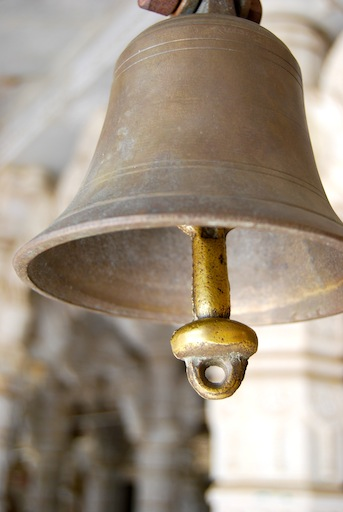
#> input picture A2_resources/bell.jpg, 343 x 512 px, found by its file name
$ jupyter execute q1_1.ipynb   (shell and % lines are left out)
#> lines starting #> are read from the running program, lines starting #| are printed output that depends on the picture; after the words box and inside, x2 and y2 are one past the last pixel; in counts of white or black regions, pixels touching at a corner belong together
### Apply the Canny edge detector(use cv2.Canny or MATLAB’s edge function) to bell.jpg and cubes.png. Tweak the values of the arguments(minVal and maxVal), and report the values that give the best results for each image. Hint: For the bell image, try to detect as many edges in the bell as possible, while avoiding edges in the background.

[cell 1]

import cv2
import numpy as np
from matplotlib import pyplot as plt

[cell 2]
i1 = './A2_resources/bell.jpg'
i2 = './A2_resources/cubes.png'

img1 = cv2.imread(i1, 0)
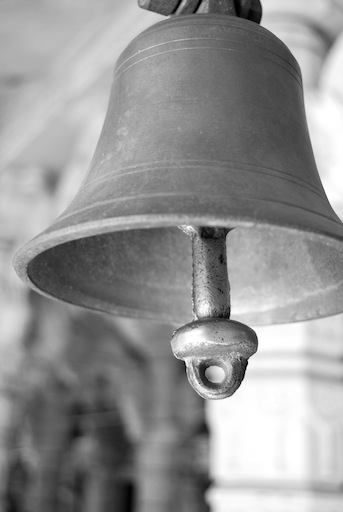
#> img1: shape (512, 343); min 0, max 255, mean 147.7
img2 = cv2.imread(i2, 0)
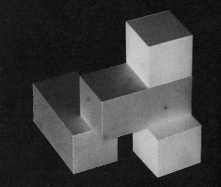
#> input picture A2_resources/cubes.png, 221 x 187 px, found by its file name
#> img2 is the input picture: shape (187, 221); min 3, max 211, mean 63.5

hist1 = cv2.calcHist([img1],[0],None,[256],[0,256])
#> hist1 = 256 values, max 2320 at index 255, min 19 at index 7, mean 686
hist2 = cv2.calcHist([img2],[0],None,[256],[0,256])
#> hist2 = 256 values, max 2137 at index 21, min 0 at index 0, mean 161.4

plt.subplot(121),plt.plot(hist1)
plt.title('bell.jpg')
plt.subplot(122),plt.plot(hist2)
plt.title('cubes.png')
plt.show()
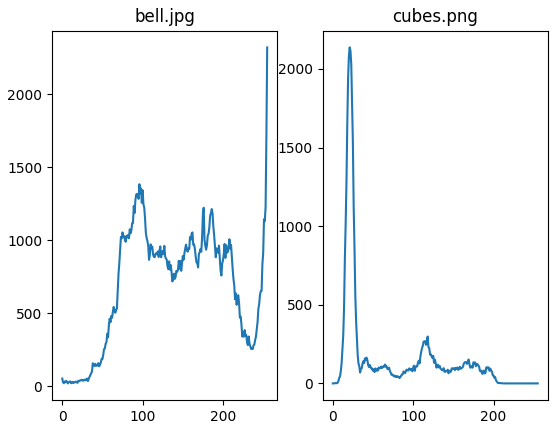
#> figure drawn by matplotlib, 2 panels; panel 1: curve peaks at x = 255, y = 2320; panel 2: curve peaks at x = 21, y = 2137

[cell 3]
edges1 = cv2.Canny(img1, 75, 175)
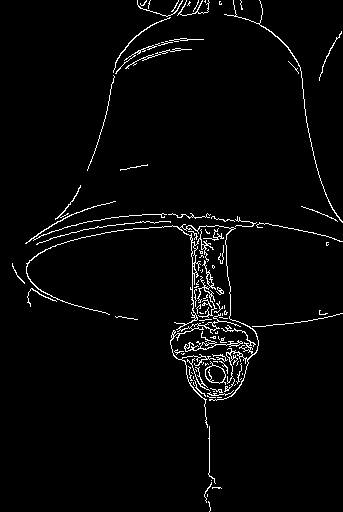
#> edges1: shape (512, 343); 2.9% white in thin lines or dots
edges2 = cv2.Canny(img2, 50, 150)
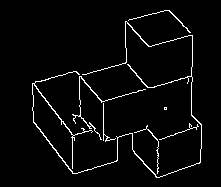
#> edges2: shape (187, 221); 3.5% white in thin lines or dots, all inside (x1, y1, x2, y2) = (32, 10, 202, 178)

[cell 4]
plt.subplot(121),plt.imshow(img1,cmap = 'gray')
plt.title('Original Image'), plt.xticks([]), plt.yticks([])
plt.subplot(122),plt.imshow(edges1,cmap = 'gray')
plt.title('Edge Image'), plt.xticks([]), plt.yticks([])
plt.show()

[cell 5]
plt.subplot(121),plt.imshow(img2,cmap = 'gray')
plt.title('Original Image'), plt.xticks([]), plt.yticks([])
plt.subplot(122),plt.imshow(edges2,cmap = 'gray')
plt.title('Edge Image'), plt.xticks([]), plt.yticks([])
plt.show()
